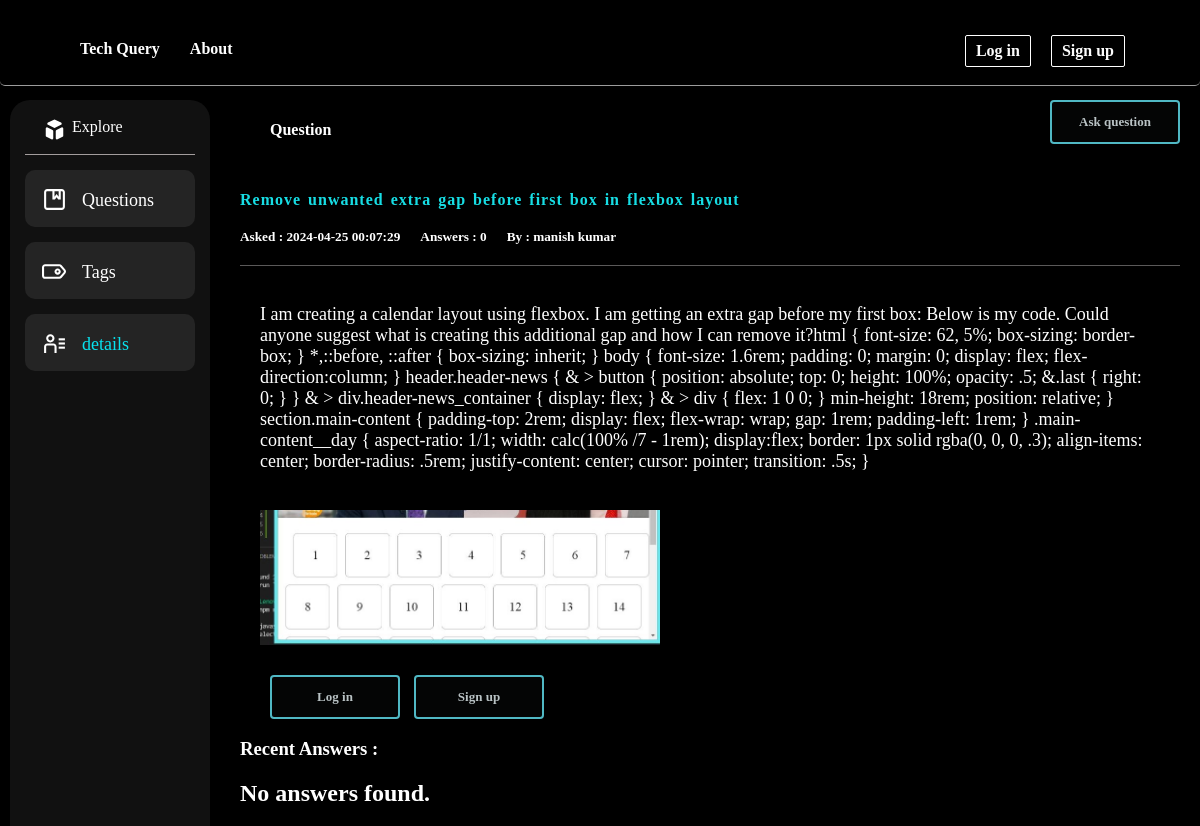
Screenshot of /preview.php?question_id=cc1066295169cb784&qusername=manish kumar with the database file from the repository.
### tables this page shows
CREATE TABLE `questions` (
  `questionid` varchar(20) NOT NULL,
  `user_id` int(11) NOT NULL,
  `title` varchar(255) NOT NULL,
  `description` text NOT NULL,
  `qimage` varchar(500) NOT NULL,
  `questioneddate` datetime NOT NULL DEFAULT current_timestamp()
);

### app/Main.php (called while the page is built, shortened)
<?php
class Main
{
    public function __construct()
    {
        try {
            $this->conn = new PDO(DB_TYPE . ":host=" . DB_SERVER . ";dbname=" . DB_DATABASE, DB_USER, DB_PASSWORD);
        } catch (PDOException $e) {
            echo '<h3>Database Not Connected</h3>', '<p>Please Check database connection before running this site ...</p>';
            exit;
        }
    }
}
?>

### config.php (called while the page is built, shortened)
<?php
require_once 'app/Main.php';
require_once 'app/Admin.php';
$admin = new Admin();

### app/Admin.php (called while the page is built, shortened)
<?php
class Admin extends Main
{
	public function ret($stmt)
	{
		$stmt = $this->conn->prepare($stmt);
		$stmt->execute();
		return $stmt;
	}
}
?>

### preview.php (the view, shortened to what this page needs)
<!DOCTYPE html>
<html lang="en">
<head>
    <link rel="stylesheet" href="css/header.css">
    <link rel="stylesheet" href="css/preview.css">
    <link rel="stylesheet" href="css/sidebar.css">
</head>
<body>
    <div class="fixed">
        <?php include "includes/header.php"; ?>
    </div>
    <?php include "includes/sidebar.php"; ?>
    <div style="padding-top:60px ;">
        <div class="content">
            <h4>Question</h4>
            <a href="askquestion.php" class="btn">Ask question</a>
        </div>
    </div>
    <?php
    if (isset($_GET['question_id']) && isset($_GET['qusername'])) {
        $question_id = $_GET['question_id'];
        $qusername = $_GET['qusername'];
    }
    $stms = $admin->ret("SELECT * FROM `questions` WHERE `questionid`='$question_id'");
    $qrow = $stms->fetch(PDO::FETCH_ASSOC);
    $stma = $admin->ret("SELECT a.*, u.username
                        FROM `answers` a
                        LEFT JOIN `users` u ON a.user_id = u.user_id
                        WHERE a.`questionid` = '$question_id'");
    $acount = $stma->rowCount()
        ?>
    <div class="card">
        <div style="display: flex; column-gap: 10px;flex-direction: column;">
            <h4 style="padding: 0px;margin: 0px;font-weight:bolder;"><?php echo $qrow['title']; ?> </h4>
            <div
                style="border-bottom: 1px solid rgba(165, 161, 161, 0.552);margin: 0px; display: flex;flex-direction: row; font-family: Cambria, Cochin, Georgia, Times, 'Times New Roman', serif;">
                <h5 style="padding-top: 20px;margin: 0px;">Asked : <?php echo $qrow['questioneddate']; ?> </h5>
                <h5 style="padding: 20px;margin: 0px;">Answers : <?php echo $acount ?></h5>
                <h5 style="padding-top: 20px;margin: 0px;">By : <?php echo $qusername ?></h5>
            </div>
        </div>
        <div class="qcontent">
            <p> <?php echo $qrow['description']; ?></p>
            <div>
                <img src="controller/<?php echo $qrow['qimage'] ?>" width="400px" height="400px" alt="" srcset=""
                    class="preview-img">
            </div>
        </div>
        <div class="answerq">
            <?php if (isset($row['user_id'])): ?>
                <form action="controller/uploadAnswer.php" method="post">
                    <div style="padding-bottom: 10px;">Give your answer:</div>
                    <input type="text" value="<?php echo $uid ?>" name="user_id" hidden>
                    <input type="text" value="<?php echo $question_id ?>" name="questionid" hidden>
                    <textarea style="height: 120px;" name="a_text" placeholder="give your answer here..."
                        required></textarea>
                    <button class="btn" name="a_submit" style="width: 200px;margin-top: 10px;">Post Answer</button>
                </form>
            <?php else: ?>
                <div>
                    <a style="margin-right:10px;" class="btn" href="login.php" class="logBtn">Log in</a>
                    <a class="btn" href="signup.php" class="logBtn">Sign up</a>
                </div>
            <?php endif; ?>
        </div>
        <div class="qanswers">
            <h3>Recent Answers :</h3>
            <?php
            if ($stma && $stma->rowCount() > 0) {
                while ($rowz = $stma->fetch(PDO::FETCH_ASSOC)) {
                    ?>
                    <div class="ans">
                        <p>
                            <?php echo $rowz['answerdesc']; ?>
                        </p>
                        <div style="display: flex; justify-content: space-between;">
                            <p style="color: aqua;">By <?php echo $rowz['username']; ?></p>
                            <p style="color:chartreuse"><?php echo $rowz['answereddate']; ?></p>
                        </div>
                    </div>
                    <?php
                }
            } else {
                echo "<h2>No answers found.</h2>";
            }
            ?>
        </div>
    </div>
</body>
</html>

### css/header.css (style rules this page uses)
.fixed { position: fixed; width: 100%; }
body { margin: 0; padding: 0; background-color: #000000; font-family: "Shadows Into Light Two", cursive; }
div a { display: flex; justify-content: center; align-items: center; margin: 10px; padding: 10px; height: 10px; text-decoration: inherit; color: inherit; }

### css/preview.css (style rules this page uses)
.btn { align-items: center; background-color: #040505; border: 2px solid rgba(97, 224, 238, 0.821); border-radius: .25rem; box-shadow: rgba(0, 0, 0, 0.02) 0 1px 3px 0; box-sizing: border-box; color: rgba(217, 228, 230, 0.85); cursor: pointer; display: inline-flex; font-size: 13px; font-weight: 600; justify-content: center; line-height: 1.25; margin: 0; height: 15px; padding: 20px; position: relative; text-decoration: none; transition: all 250ms; user-select: none; -webkit-user-select: none; touch-action: manipulation; vertical-align: baseline; width: 130px; }
.content { margin-left: 250px; padding: 20px; display: flex; justify-content: space-between; margin-top: 20px; }
.card { display: flex; flex-direction: column; font-family: Georgia, 'Times New Roman', Times, serif; margin-left: 240px; margin-right: 20px; margin-top: 10px; }
.card h4 { word-spacing: 2px; letter-spacing: 1px; color: rgb(23, 221, 228); }
.qcontent p { font-size: large; font-weight: 100; padding: 20px; }
.qcontent img { padding-left: 20px; display: block; height: 100%; background-size: cover; }
.answerq { padding-top: 30px; margin-left: 30px; }

### css/sidebar.css (style rules this page uses)
body { color: white; }

### rows the page displays
questions: title "Remove unwanted extra gap before first box in flexbox layout", questioneddate "2024-04-25 00:07:29", description "I am creating a calendar layout using flexbox. I am getting an extra gap before my first box: Below is my code. Could anyone suggest what is creating this additional gap and how I can remove it?html { font-size: 62, 5%; box-sizing: border-box; } *,::before, ::after { box-sizing: inherit; } body { font-size: 1.6rem; padding: 0; margin: 0; display: flex; flex-direction:column; } header.header-news { & > button { position: absolute; top: 0; height: 100%; opacity: .5; &.last { right: 0; } } & > div.header-news_container { display: flex; } & > div { flex: 1 0 0; } min-height: 18rem; position: relative; } section.main-content { padding-top: 2rem; display: flex; flex-wrap: wrap; gap: 1rem;…", qimage (picture)

### other values shown
$acount "0"
$qusername "manish kumar"
